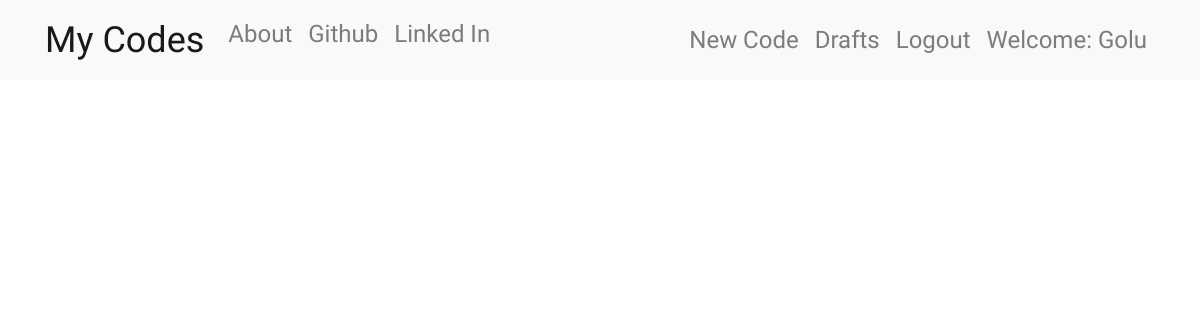
Before: / (signed in) with the older database file.
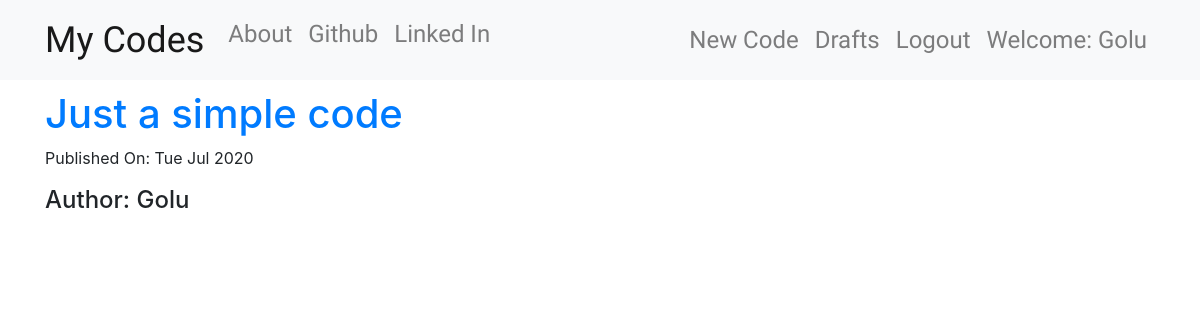
After: the same page with the newer database file.
### basic/models.py (models this page shows, shortened)
class codes(models.Model):
    author = models.ForeignKey('auth.User', on_delete=models.CASCADE)
    title = models.CharField(max_length=50)
    text = models.TextField()
    created_date = models.DateTimeField(default=timezone.now)
    published_date = models.DateTimeField(blank=True, null=True)

### basic/views.py (the view)
# urls.py: path('', views.CodeListView.as_view(), name='code_list'),
class CodeListView(ListView):
    model = codes
    def get_queryset(self):
        return codes.objects.filter(published_date__lte=timezone.now()).order_by('-published_date')

### basic/templates/basic/codes_list.html
{% extends "basic/base.html" %}
{% block content %}
    <div class="centerstage">
        {% for code in codes_list %}
            <div class="code">
                <h1><a href="{% url 'code_detail' pk=code.pk %}">{{ code.title }}</a></h1>
                <div class="date">
                    <p>Published On: {{ code.published_date|date:"D M Y" }}</p>
                </div>
                <h4>Author: {{ code.author }}</h4>
            </div>
        {% endfor %}
    </div>
{% endblock %}

Changed rows visible on the page:
added codes: title "Just a simple code", published_date "Tue Jul 2020", author "Golu"
